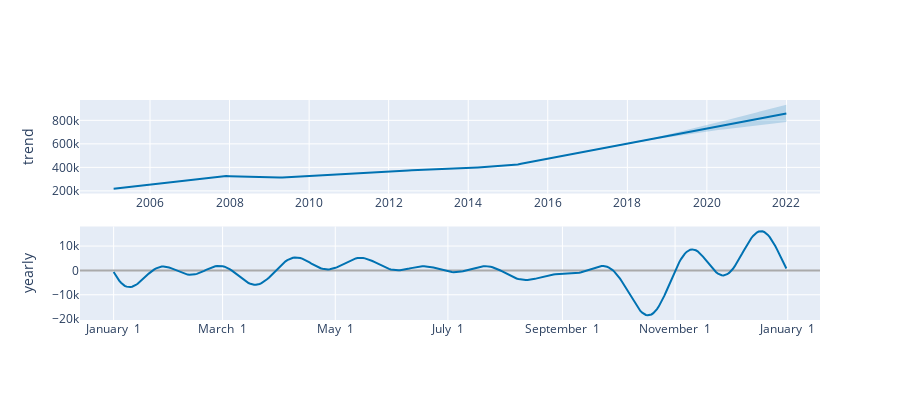

Notebook code for this chart:
### Code cell
plot_components_plotly(m, forecast)

### Figure 1 — Plotly figure (JSON) as saved in the notebook; plotly's stock layout.template omitted (floating-point values rounded to 4 significant figures; data arrays with more than 128 entries replaced by an {"elided": "..."} marker saying what was removed)
{"data": [{"line": {"color": "#0072B2", "width": 2}, "mode": "lines", "name": "trend", "type": "scatter", "x": {"elided": "204 str values"}, "xaxis": "x", "y": {"elided": "204 float values"}, "yaxis": "y"}, {"line": {"color": "rgba(0, 114, 178, 0.2)", "width": 0}, "mode": "lines", "name": "trend_upper", "type": "scatter", "x": {"elided": "204 str values"}, "xaxis": "x", "y": {"elided": "204 float values"}, "yaxis": "y"}, {"fill": "tonexty", "fillcolor": "rgba(0, 114, 178, 0.2)", "line": {"color": "rgba(0, 114, 178, 0.2)", "width": 0}, "mode": "lines", "name": "trend_lower", "type": "scatter", "x": {"elided": "204 str values"}, "xaxis": "x", "y": {"elided": "204 float values"}, "yaxis": "y"}, {"line": {"color": "#0072B2", "width": 2}, "mode": "lines", "name": "yearly", "type": "scatter", "x": {"elided": "365 str values"}, "xaxis": "x2", "y": {"elided": "365 float values"}, "yaxis": "y2"}], "layout": {"height": 400, "showlegend": false, "width": 900, "xaxis": {"anchor": "y", "domain": [0, 1], "range": ["2004-03-29T03:36:00", "2022-11-04T20:24:00"], "type": "date"}, "xaxis2": {"anchor": "y2", "domain": [0, 1], "range": ["2016-12-13T18:54:02.958904115", "2018-01-18T11:04:57.863013581"], "tickformat": "%B %e", "type": "date"}, "yaxis": {"anchor": "x", "domain": [0.575, 1], "rangemode": "normal", "title": {"text": "trend"}, "zerolinecolor": "#AAA"}, "yaxis2": {"anchor": "x2", "domain": [0, 0.425], "title": {"text": "yearly"}, "zerolinecolor": "#AAA"}}}
